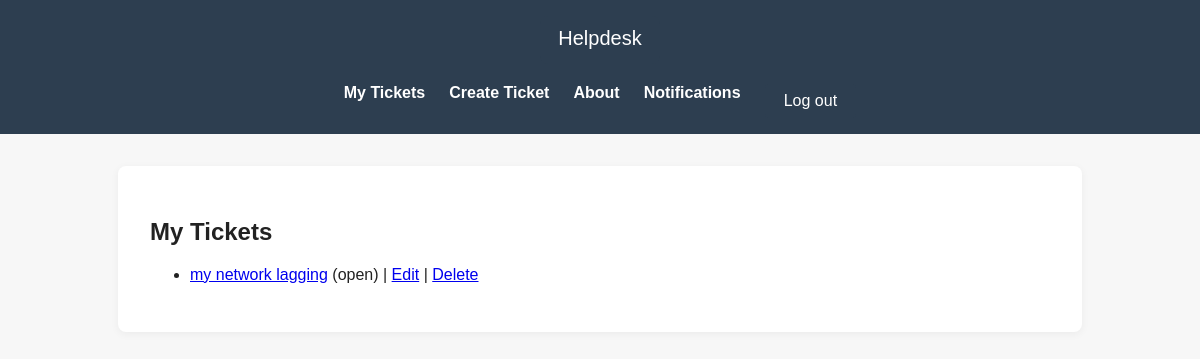
Before: /tickets/ (signed in) with the older database file.
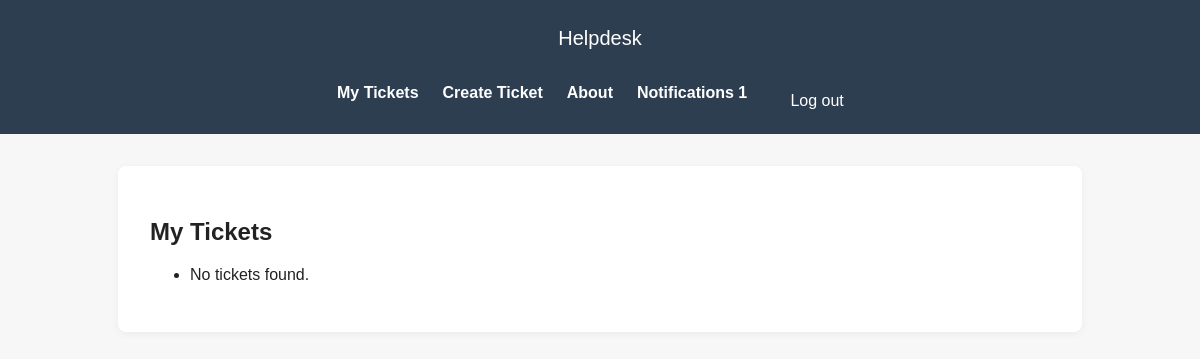
After: the same page with the newer database file.
### tickets/models.py (models this page shows, shortened)
class Ticket(models.Model):
    STATUS_CHOICES = [
        ('open', 'Open'),
        ('in_progress', 'In Progress'),
        ('resolved', 'Resolved'),
        ('closed', 'Closed'),
    ]
    title = models.CharField(max_length=200)
    description = models.TextField()
    status = models.CharField(max_length=20, choices=STATUS_CHOICES, default='open')
    created_at = models.DateTimeField(auto_now_add=True)
    updated_at = models.DateTimeField(auto_now=True)
    created_by = models.ForeignKey(settings.AUTH_USER_MODEL, on_delete=models.CASCADE, related_name='tickets')
    category = models.ForeignKey(Category, on_delete=models.SET_NULL, null=True, related_name='tickets')
    justification = models.TextField(blank=True, null=True)
    rating = models.PositiveSmallIntegerField(blank=True, null=True)

### tickets/views.py (the view)
# urls.py: path('', views.ticket_list, name='ticket_list'),
@login_required
def ticket_list(request):
    user = request.user
    if hasattr(user, 'role') and user.role == 'helper':
        tickets = Ticket.objects.filter(status__in=['open', 'in_progress'])
    else:
        tickets = Ticket.objects.filter(created_by=user).exclude(status='closed')
    unread_count = user.notifications.filter(is_read=False).count()
    return render(request, 'tickets/ticket_list.html', {'tickets': tickets, 'unread_count': unread_count})

### tickets/templates/tickets/ticket_list.html
{% extends 'tickets/base.html' %}
{% block content %}
<h2>{% if user.role == 'helper' %}All Open Tickets{% else %}My Tickets{% endif %}</h2>
<ul>
  {% for ticket in tickets %}
    <li>
      <a href="{% url 'tickets:ticket_detail' ticket.pk %}">{{ ticket.title }}</a>
      ({{ ticket.status }})
      {% if user.role == 'staff' and ticket.created_by == user %}
        | <a href="{% url 'tickets:ticket_update' ticket.pk %}">Edit</a>
        | <a href="{% url 'tickets:ticket_delete' ticket.pk %}">Delete</a>
      {% elif user.role == 'helper' %}
        | <a href="{% url 'tickets:ticket_update' ticket.pk %}">Close/Justify</a>
      {% endif %}
    </li>
  {% empty %}
    <li>No tickets found.</li>
  {% endfor %}
</ul>
{% endblock %}

Changed rows visible on the page:
no longer on this page (row edited): Ticket: title "my network lagging", status "open", shows "Edit"
Other visible differences:
{{ unread_count }}: (not shown) → "1"
text now shown: "No tickets found."
